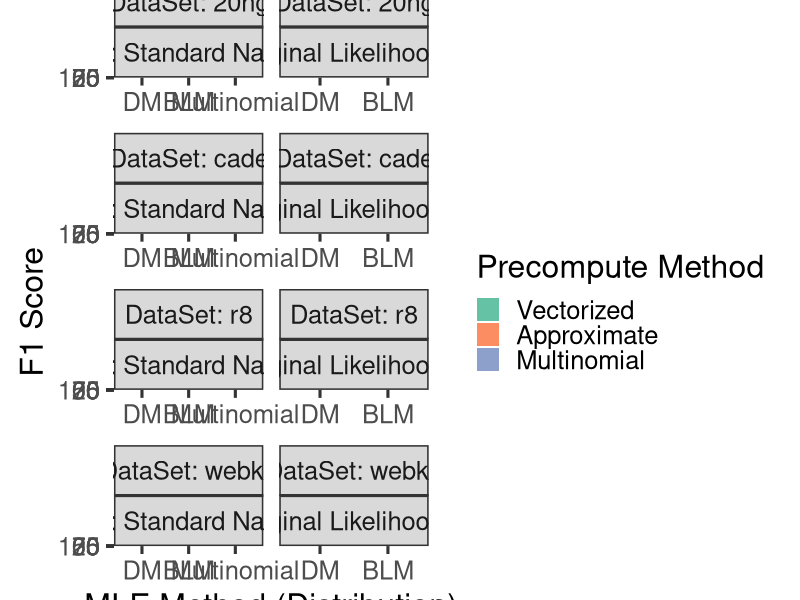

The R source for this figure:
library(data.table)
library(ggplot2)
library(gridExtra)


setwd('C:/Users/lakin/PycharmProjects/fast-mle-multinomials/analytic_data/')

custom_theme_nolegend = function (base_size = 11, base_family = 'sans', base_line_size = base_size/22, 
                                  base_rect_size = base_size/22) 
{
  theme_grey(base_size = base_size, base_family = base_family, 
             base_line_size = base_line_size, base_rect_size = base_rect_size) %+replace% 
    theme(
      panel.background = element_rect(fill = "white", colour = NA), 
      panel.border = element_rect(fill = NA, colour = "grey20"), 
      panel.grid = element_line(colour = "grey92"), 
      panel.grid.minor = element_line(size = rel(0.5)), 
      strip.background = element_rect(fill = "grey85", colour = "grey20"), 
      legend.key = element_rect(fill = "white", colour = NA), 
      plot.title=element_text(hjust=0.5, vjust=2),
      legend.position='None',
      plot.margin = unit(rep(0.5, 4), "cm"),
      complete = TRUE
    )
}

custom_theme_legend = function(base_size=11, base_family='sans')
{
  custom_theme_nolegend(base_size = base_size, base_family=base_family) %+replace%
    theme(
      legend.position='right',
      legend.text=element_text(size=rel(0.8))
    )
}

extract_highest_f1 = function(X)
{
  return(X[F1 == max(F1)][1])
}


dat = data.table(read.csv('2020May11_mle_results.csv', header=F))
colnames(dat) = c('DataSet', 'PosteriorMethod', 'MLEMethod', 'SmoothingMethod', 'PrecomputeMethod', 'ParamString',
                  'Class', 'TruePositives', 'FalsePositives', 'FalseNegatives',
                  'TrueNegatives')

dat[, SensitivityRecall := (100*TruePositives / (TruePositives + FalseNegatives))]
dat[, Specificity := (100*TrueNegatives / (TrueNegatives + FalsePositives))]
dat[, PPVPrecision := (100*TruePositives / (TruePositives + FalsePositives))]
dat[, NPV := (100*TrueNegatives / (TrueNegatives + FalseNegatives))]
dat[, Accuracy := (100*(TruePositives + TrueNegatives) / 
                     (TruePositives + TrueNegatives + FalsePositives + FalseNegatives))]
dat[, F1 := (100*2*PPVPrecision*SensitivityRecall / (PPVPrecision + SensitivityRecall))]

dat$NPV[is.nan(dat$NPV)] = 0
dat$PPVPrecision[is.nan(dat$PPVPrecision)] = 0
dat$F1[is.nan(dat$F1)] = 0

extract_n_param = function(x, i)
{
  ret = c()
  split = strsplit(x, '\\|')
  for(vals in split) {
    if(length(vals) >= i) {
      ret = c(ret, vals[i])
    }
    else {
      ret = c(ret, NA)
    }
  }
  return(ret)
}

dat$ParamString = as.character(dat$ParamString)
dat[, Param1Value := (as.numeric(gsub('.+=', '', extract_n_param(ParamString, 1), perl=T)))]
dat[, Param2Value := (as.numeric(gsub('.+=', '', extract_n_param(ParamString, 2), perl=T)))]

subdat = dat[, .SD, .SDcols=c('DataSet', 'MLEMethod', 'SmoothingMethod', 'PrecomputeMethod',
                              'PosteriorMethod',
                              'TruePositives', 'FalsePositives', 'FalseNegatives',
                              'TrueNegatives', 'Param1Value', 'Param2Value')]
subdat = subdat[, lapply(.SD, sum), by=c('DataSet', 'MLEMethod', 'SmoothingMethod', 'PosteriorMethod',
                                         'PrecomputeMethod', 'Param1Value', 'Param2Value')]
subdat[, SensitivityRecall := (100*TruePositives / (TruePositives + FalseNegatives))]
subdat[, Specificity := (100*TrueNegatives / (TrueNegatives + FalsePositives))]
subdat[, PPVPrecision := (100*TruePositives / (TruePositives + FalsePositives))]
subdat[, NPV := (100*TrueNegatives / (TrueNegatives + FalseNegatives))]
subdat[, Accuracy := (100*(TruePositives + TrueNegatives) / 
                        (TruePositives + TrueNegatives + FalsePositives + FalseNegatives))]
subdat[, F1 := (2*PPVPrecision*SensitivityRecall / (PPVPrecision + SensitivityRecall))]

subdat$PPVPrecision[is.nan(subdat$PPVPrecision)] = 0
subdat$F1[is.nan(subdat$F1)] = 0

plot_subdat = subdat[, .SD, .SDcols=!c('TruePositives', 'FalsePositives',
                                       'FalseNegatives', 'TrueNegatives',
                                       'Specificity', 'NPV', 'Accuracy',
                                       'PPVPrecision', 'SensitivityRecall')]

plot_subdat2 = plot_subdat[, extract_highest_f1(.SD), by=c('DataSet', 'MLEMethod',
                                                           'SmoothingMethod', 'PosteriorMethod',
                                                           'PrecomputeMethod')]
plot_subdat2[, c('Param1Value', 'Param2Value') := NULL]

mdat = plot_subdat2

smooth_transl = c('lidstone'='Lidstone', 
                  'dirichlet'='Dirichlet', 
                  'jm'='Jelinek-Mercer', 
                  'ad'='Absolute Discounting', 
                  'ts'='Two-Stage')
mdat$SmoothingMethod = smooth_transl[as.character(mdat$SmoothingMethod)]
mdat$SmoothingMethod = factor(mdat$SmoothingMethod,
                              levels=c('Lidstone', 
                                       'Dirichlet', 
                                       'Jelinek-Mercer', 
                                       'Absolute Discounting', 
                                       'Two-Stage'),
                              ordered=T)

posterior_transl = c('None'='Standard Naive Bayes',
                     'empirical'='Empirical Naive Bayes',
                     'aposteriori'='Marginal Likelihood Classification')
mdat$PosteriorMethod = posterior_transl[as.character(mdat$PosteriorMethod)]
mdat$PosteriorMethod = factor(mdat$PosteriorMethod,
                              levels=c('Standard Naive Bayes',
                                       'Empirical Naive Bayes',
                                       'Marginal Likelihood Classification'),
                              ordered=T)


precompute_transl = c('None'='Multinomial',
                      'vectorized'='Vectorized',
                      'approximate'='Approximate',
                      'sklar'='Sklar')
mdat$PrecomputeMethod = precompute_transl[as.character(mdat$PrecomputeMethod)]
mdat$PrecomputeMethod = factor(mdat$PrecomputeMethod,
                               levels=c('Sklar',
                                        'Vectorized',
                                        'Approximate',
                                        'Multinomial'),
                               ordered=T)

mle_transl = c('pooledDM'='Multinomial',
               'DM'='DM',
               'BLM'='BLM')
mdat$MLEMethod = mle_transl[as.character(mdat$MLEMethod)]
mdat$MLEMethod = factor(mdat$MLEMethod,
                        levels=c('DM',
                                 'BLM',
                                 'Multinomial'),
                        ordered=T)

colnames(mdat) = c('DataSet', 'MLEMethod', 'Smoothing', 'Classifier',
                   'PrecomputeMethod', 'F1')

mdat = mdat[Smoothing == 'Lidstone']
mdat[, Smoothing := NULL]

plotdir = 'C:/Users/lakin/PycharmProjects/fast-mle-multinomials/analytic_data/graphs/'

g1 = ggplot(mdat, aes(x=MLEMethod, y=F1, fill=PrecomputeMethod)) +
  geom_bar(stat='identity', position='dodge') +
  geom_text(aes(label=round(F1, 1)), size=6.5, position=position_dodge(width=0.9),
            hjust=0.5, vjust=-0.25) +
  ylim(c(0, 100)) +
  facet_wrap(DataSet~Classifier, labeller = label_both, ncol=2, scales='free_x') +
  scale_fill_brewer('Precompute Method', palette='Set2') +
  # ggtitle('Gold Standard Data Classification Performance') +
  xlab('MLE Method (Distribution)') +
  ylab('F1 Score') +
  custom_theme_legend(
    base_size = 23
  )
png(filename=paste0(plotdir, 'Figure4_GoldStandardData.png'),
    width=2000, height=2000)
print(g1)
dev.off()




## The below are for all smoothing methods
# webkb_g = ggplot(mdat[DataSet == 'webkb'], 
#                     aes(x=MLEMethod, y=F1, fill=PrecomputeMethod)) +
#   geom_bar(stat='identity', position='dodge') +
#   geom_text(aes(label=round(F1, 1)), size=3.5, position=position_dodge(width=1),
#             hjust=0.5, vjust=-0.25) +
#   ylim(c(0, 100)) +
#   facet_wrap(`Classifier`~`Smoothing`, labeller = label_both, ncol=5, scales='free_x') +
#   scale_fill_brewer('Precompute Method', palette='Set2') +
#   ggtitle('WebKB Dataset') +
#   xlab('MLE Method (Distribution)') +
#   ylab('F1 Score') +
#   theme(
#     plot.title=element_text(hjust=0.5),
#     legend.position = 'bottom'
#   )
# print(webkb_g)
# 
# r8_g = ggplot(mdat[DataSet == 'r8'], 
#                  aes(x=MLEMethod, y=F1, fill=PrecomputeMethod)) +
#   geom_bar(stat='identity', position='dodge') +
#   geom_text(aes(label=round(F1, 1)), size=3.5, position=position_dodge(width=1),
#             hjust=0.5, vjust=-0.25) +
#   ylim(c(0, 100)) +
#   facet_wrap(`Classifier`~`Smoothing`, labeller=label_both, ncol=5, scales='free_x') +
#   scale_fill_brewer('Precompute Method', palette='Set2') +
#   ggtitle('R8 Dataset') +
#   xlab('MLE Method (Distribution)') +
#   ylab('F1 Score') +
#   theme(
#     plot.title=element_text(hjust=0.5),
#     legend.position='bottom'
#   )
# print(r8_g)
# 
# cade_g = ggplot(mdat[DataSet == 'cade'], 
#               aes(x=MLEMethod, y=F1, fill=PrecomputeMethod)) +
#   geom_bar(stat='identity', position='dodge') +
#   geom_text(aes(label=round(F1, 1)), size=3.5, position=position_dodge(width=1),
#             hjust=0.5, vjust=-0.25) +
#   ylim(c(0, 100)) +
#   facet_wrap(`Classifier`~`Smoothing`, labeller=label_both, ncol=5, scales='free_x') +
#   scale_fill_brewer('Precompute Method', palette='Set2') +
#   ggtitle('CADE12 Dataset') +
#   xlab('MLE Method (Distribution)') +
#   ylab('F1 Score') +
#   theme(
#     plot.title=element_text(hjust=0.5),
#     legend.position='bottom'
#   )
# print(cade_g)
# 
# ng_g = ggplot(mdat[DataSet == '20ng'], 
#                 aes(x=MLEMethod, y=F1, fill=PrecomputeMethod)) +
#   geom_bar(stat='identity', position='dodge') +
#   geom_text(aes(label=round(F1, 1)), size=3.5, position=position_dodge(width=1),
#             hjust=0.5, vjust=-0.25) +
#   ylim(c(0, 100)) +
#   facet_wrap(`Classifier`~`Smoothing`, labeller=label_both, ncol=5, scales='free_x') +
#   scale_fill_brewer('Precompute Method', palette='Set2') +
#   ggtitle('20 Newsgroups Dataset') +
#   xlab('MLE Method (Distribution)') +
#   ylab('F1 Score') +
#   theme(
#     plot.title=element_text(hjust=0.5),
#     legend.position='bottom'
#   )
# print(ng_g)

